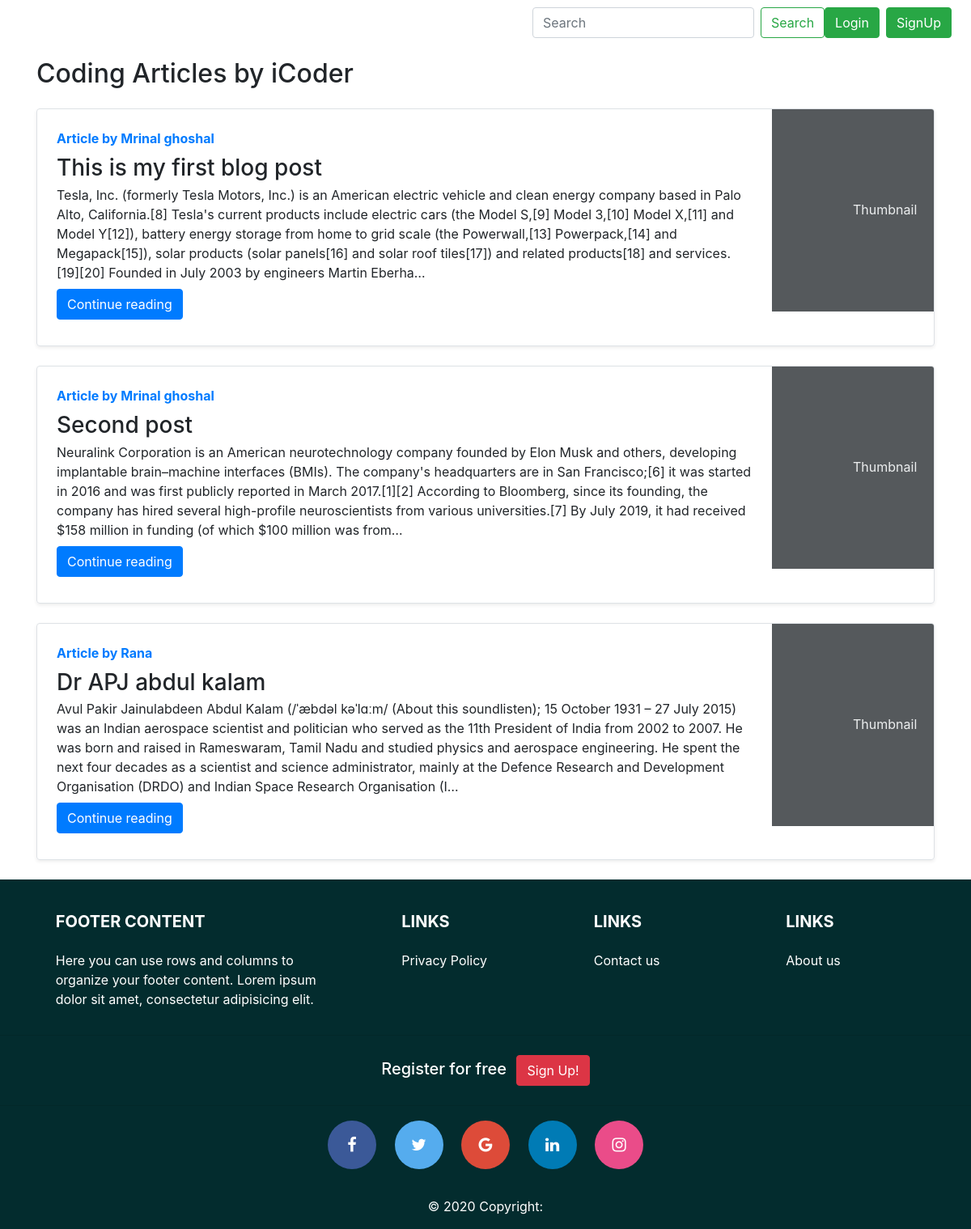
Screenshot of /blog/ with the database file from the repository.
### blog/models.py (models this page shows, shortened)
class Post(models.Model):
    sno=models.AutoField(primary_key=True)
    title=models.CharField(max_length=255)
    author=models.CharField(max_length=14)
    slug=models.CharField(max_length=130)
    timeStamp=models.DateTimeField(blank=True)
    content=models.TextField()

### blog/views.py (the view)
# urls.py: path('', views.blogHome, name="bloghome"),
def blogHome(request):
    allPosts= Post.objects.all()
    context={'allPosts': allPosts}
    return render(request, "blog/blogHome.html", context)

### templates/blog/blogHome.html (shortened to what this page needs)
{% extends 'base.html' %}
{% block body %}
<div class="container my-3">
    <h2>Coding Articles by iCoder</h2>
    {% for post in allPosts  %}
    <div class="row no-gutters border rounded overflow-hidden flex-md-row mb-4 shadow-sm h-md-250 my-4 position-relative">
        <div class="col p-4 d-flex flex-column position-static">
            <strong class="d-inline-block mb-2 text-primary">Article  by {{post.author}}</strong>
            <h3 class="mb-0">{{post.title}}</h3>
            <p class="card-text mb-auto">{{post.content| truncatechars:500}}</p>
            <div class="my-2">
            	<a href="/blog/{{post.slug}}" role="button" class="btn btn-primary">Continue reading</a>
            </div>
        </div>
        <div class="col-auto d-none d-lg-block">
            <svg class="bd-placeholder-img" width="200" height="250" xmlns="http://www.w3.org/2000/svg" preserveAspectRatio="xMidYMid slice" focusable="false" role="img" aria-label="Placeholder: Thumbnail">
                <rect width="100%" height="100%" fill="#55595c"></rect><text x="50%" y="50%" fill="#eceeef" dy=".3em">Thumbnail</text>
            </svg>
        </div>
        </div>
        {% endfor %}
    </div>
 {% endblock %}

### rows the page displays
Post: author "Mrinal ghoshal", title "This is my first blog post", content "Tesla, Inc. (formerly Tesla Motors, Inc.) is an American electric vehicle and clean energy company based in Palo Alto, California.[8] Tesla's current products include electric cars (the Model S,[9] Model 3,[10] Model X,[11] and Model Y[12]), battery energy storage from home to grid scale (the Powerwall,[13] Powerpack,[14] and Megapack[15]), solar products (solar panels[16] and solar roof tiles[17]) and related products[18] and services.[19][20] Founded in July 2003 by engineers Martin Eberha…"
Post: author "Mrinal ghoshal", title "Second post", content "Neuralink Corporation is an American neurotechnology company founded by Elon Musk and others, developing implantable brain–machine interfaces (BMIs). The company's headquarters are in San Francisco;[6] it was started in 2016 and was first publicly reported in March 2017.[1][2] According to Bloomberg, since its founding, the company has hired several high-profile neuroscientists from various universities.[7] By July 2019, it had received $158 million in funding (of which $100 million was from…"
Post: author "Rana", title "Dr APJ abdul kalam", content "Avul Pakir Jainulabdeen Abdul Kalam (/ˈæbdəl kəˈlɑːm/ (About this soundlisten); 15 October 1931 – 27 July 2015) was an Indian aerospace scientist and politician who served as the 11th President of India from 2002 to 2007. He was born and raised in Rameswaram, Tamil Nadu and studied physics and aerospace engineering. He spent the next four decades as a scientist and science administrator, mainly at the Defence Research and Development Organisation (DRDO) and Indian Space Research Organisation (I…"
